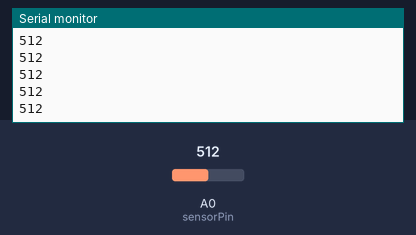
This sketch was run on a simulated Arduino Uno, built with avr-gcc and run on an emulated ATmega328P. Shown: the last lines printed to the serial monitor. The test bench sets the inputs (shaded band); at power-on: A0 (sensorPin) = 512.

Above: at 1.2 s.
1.3 s: A0 (sensorPin) set to 716
At 2.0 s:
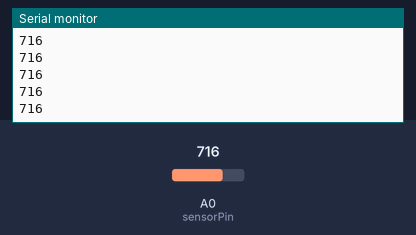
2.8 s: A0 (sensorPin) set to 900
At 3.8 s:
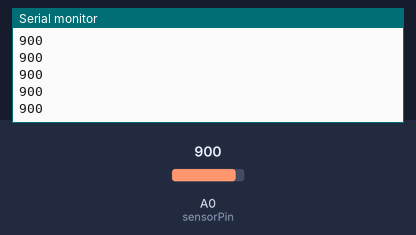
Timing chart, 0 to 5.8 s (numbered marks = the images above; inputs shaded):
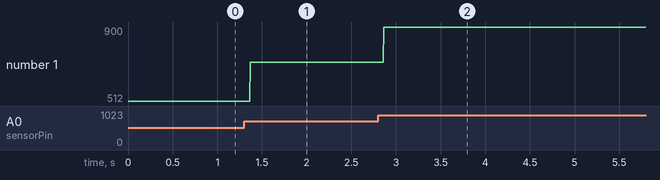

The sketch:

ZMPT101Bsensor.ino
```cpp
const int sensorPin = A0;
int rawValue = 0;

void setup() {
  Serial.begin(9600);
}

void loop() {
  rawValue = analogRead(sensorPin);
  Serial.println(rawValue); // Enviaba la señal cruda para el Serial Plotter
  delay(2); // Pequeño retardo para estabilizar la gráfica
}
```

Measured:
- after the input at 1.3 s, the serial monitor: prints a new line after 0.07 s (image 1)
- after the input at 2.8 s, the serial monitor: prints a new line after 0.07 s (image 2)
- plotted number 1: 512 → 716 after the input at 1.3 s, 716 → 900 after the input at 2.8 s
